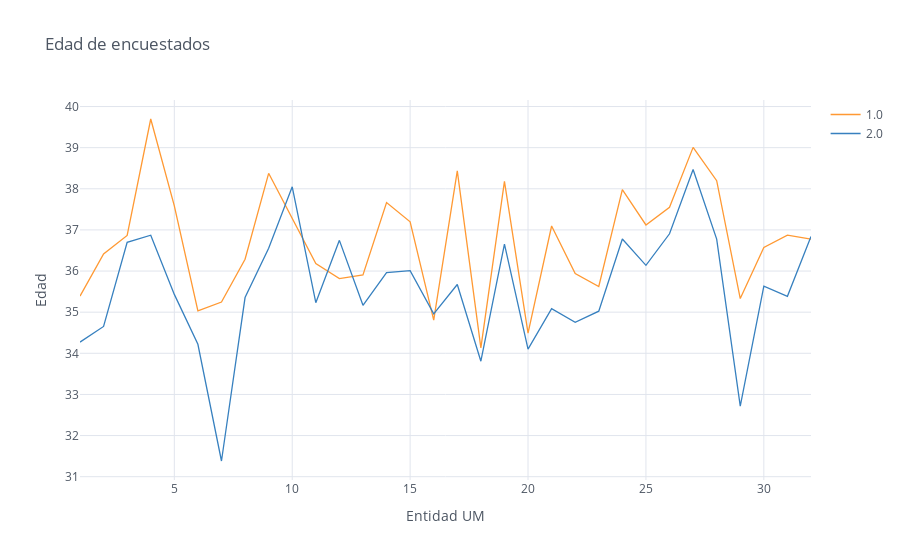

Notebook code for this chart:
### Code cell
#Lineplot o grafico lineal
Data.iplot(kind='line', xTitle='Entidad UM', yTitle='Edad', title='Edad de encuestados')

### Figure 1 — Plotly figure (JSON) as saved in the notebook; plotly's stock layout.template omitted (floating-point values rounded to 4 significant figures)
{"data": [{"line": {"color": "rgba(255, 153, 51, 1.0)", "dash": "solid", "shape": "linear", "width": 1.3}, "mode": "lines", "name": "1.0", "text": "", "type": "scatter", "x": [1, 2, 3, 4, 5, 6, 7, 8, 9, 10, 11, 12, 13, 14, 15, 16, 17, 18, 19, 20, 21, 22, 23, 24, 25, 26, 27, 28, 29, 30, 31, 32], "y": [35.39, 36.42, 36.87, 39.7, 37.58, 35.03, 35.25, 36.29, 38.38, 37.26, 36.19, 35.82, 35.91, 37.66, 37.2, 34.81, 38.44, 34.13, 38.18, 34.49, 37.1, 35.94, 35.62, 37.98, 37.12, 37.55, 39.01, 38.2, 35.33, 36.57, 36.87, 36.78]}, {"line": {"color": "rgba(55, 128, 191, 1.0)", "dash": "solid", "shape": "linear", "width": 1.3}, "mode": "lines", "name": "2.0", "text": "", "type": "scatter", "x": [1, 2, 3, 4, 5, 6, 7, 8, 9, 10, 11, 12, 13, 14, 15, 16, 17, 18, 19, 20, 21, 22, 23, 24, 25, 26, 27, 28, 29, 30, 31, 32], "y": [34.27, 34.65, 36.7, 36.87, 35.43, 34.22, 31.38, 35.36, 36.55, 38.05, 35.23, 36.75, 35.17, 35.96, 36.01, 34.96, 35.67, 33.81, 36.65, 34.1, 35.09, 34.75, 35.02, 36.78, 36.14, 36.91, 38.47, 36.78, 32.72, 35.63, 35.39, 36.84]}], "layout": {"legend": {"bgcolor": "#FFFFFF", "font": {"color": "#4D5663"}}, "paper_bgcolor": "#FFFFFF", "plot_bgcolor": "#FFFFFF", "title": {"font": {"color": "#4D5663"}, "text": "Edad de encuestados"}, "xaxis": {"gridcolor": "#E1E5ED", "showgrid": true, "tickfont": {"color": "#4D5663"}, "title": {"font": {"color": "#4D5663"}, "text": "Entidad UM"}, "zerolinecolor": "#E1E5ED"}, "yaxis": {"gridcolor": "#E1E5ED", "showgrid": true, "tickfont": {"color": "#4D5663"}, "title": {"font": {"color": "#4D5663"}, "text": "Edad"}, "zerolinecolor": "#E1E5ED"}}}
